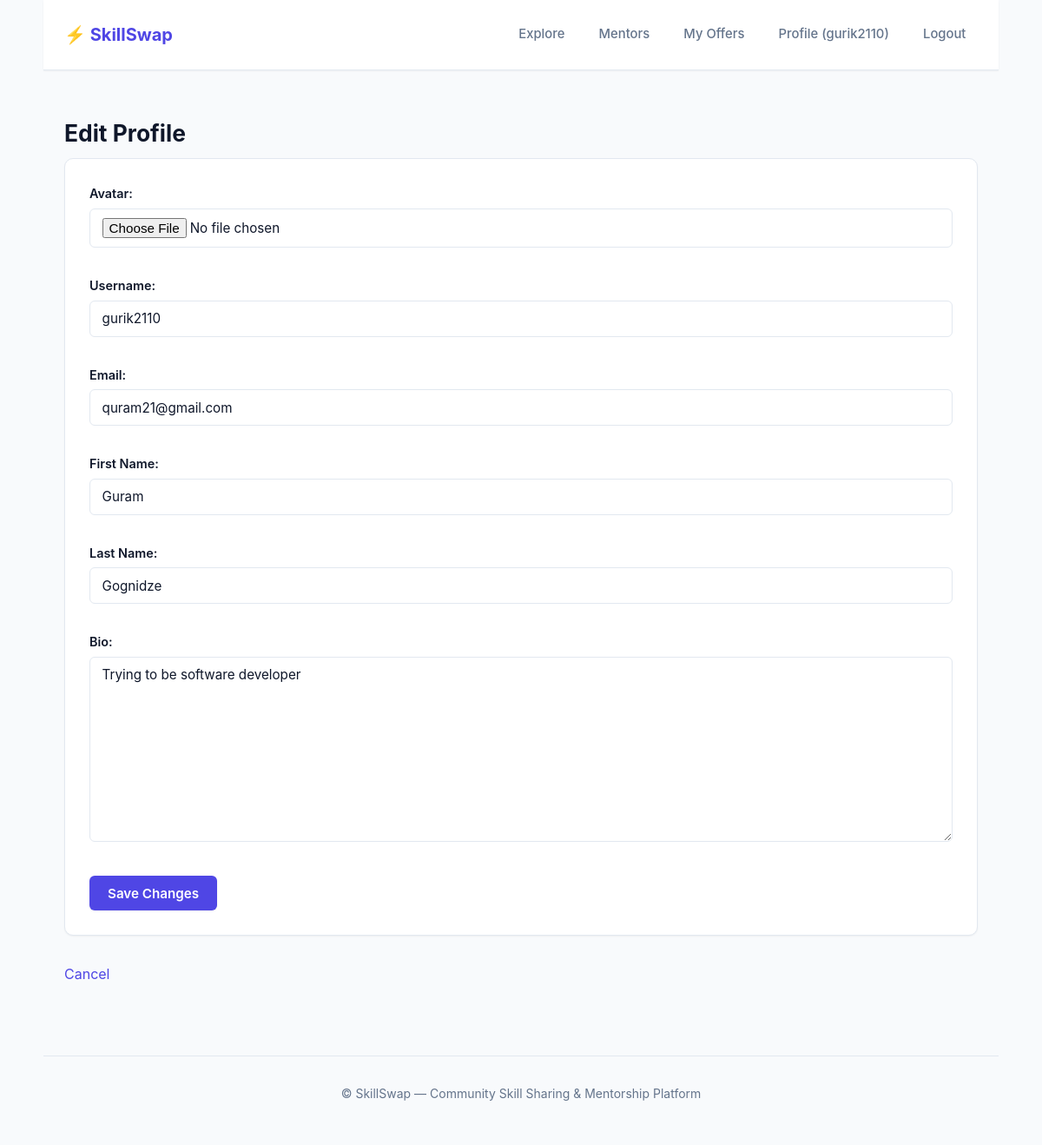
Page /profile/edit/gurik2110/ (signed in) on the committed database.
### users/models.py (models this page shows, shortened)
class User(AbstractUser):
    class Role(models.TextChoices):
        SUPER_ADMIN = 'super_admin', 'Super Admin'
        ADMIN = 'admin', 'Admin'
        USER = 'user', 'User'
    objects = CustomUserManager()
    role = models.CharField(
        max_length=20,
        choices=Role.choices,
        default=Role.USER
    )
    avatar = CloudinaryField(
        "avatar",
        blank=True,
        null=True
    )
    bio = models.TextField(
        "About me",
        blank=True
    )
    is_banned = models.BooleanField(
        "Banned",
        default=False
    )
    class Meta:
        verbose_name = "User"
        verbose_name_plural = "Users"
        ordering = ['-date_joined']

### users/views.py (the view)
# urls.py: path('profile/edit/<str:username>/', views.profile_edit_view, name='profile_edit'),
def profile_edit_view(request, username:str):
    if request.method == 'POST':
        form = ProfileEditForm(request.POST, request.FILES, user=request.user)
        if form.is_valid():
            user = request.user
            user.username = form.cleaned_data['username']
            user.email = form.cleaned_data['email']
            user.first_name = form.cleaned_data['first_name']
            user.last_name = form.cleaned_data['last_name']
            user.bio = form.cleaned_data['bio']
            avatar = form.cleaned_data.get('avatar')
            if avatar:
                user.avatar = avatar
            user.save()
            return redirect('profile')
    else:
        form = ProfileEditForm(
            initial={
                'username': request.user.username,
                'email': request.user.email,
                'first_name': request.user.first_name,
                'last_name': request.user.last_name,
                'bio': request.user.bio,
            },
            user=request.user
        )
    return render(request, 'users/profile_edit.html', {'form': form})

### users/templates/users/profile_edit.html (shortened to what this page needs)
{% extends 'base.html' %}
{% block content %}
<h2>Edit Profile</h2>
<form method="post" enctype="multipart/form-data">
    {{ form.as_p }}
    <button type="submit">Save Changes</button>
</form>
<p><a href="{% url 'profile' %}">Cancel</a></p>
{% endblock %}

### templates/base.html (shortened to what this page needs)
{% load static %}
<!DOCTYPE html>
<html lang="en">
<head>
    <link rel="stylesheet" href="{% static 'css/style.css' %}">
</head>
<body>
    <header>
        <nav>
            <strong><a href="{% url 'explore' %}" class="logo">⚡ SkillSwap</a></strong>
            <ul>
                <li><a href="{% url 'explore' %}">Explore</a></li>
                <li><a href="{% url 'mentors' %}">Mentors</a></li>
                {% if user.is_authenticated %}
                    <li><a href="{% url 'my_offers' %}">My Offers</a></li>
                    <li><a href="{% url 'profile' %}">Profile ({{ user.username }})</a></li>
                    <li><a href="{% url 'logout' %}">Logout</a></li>
                {% else %}
                    <li><a href="{% url 'login' %}">Login</a></li>
                    <li><a href="{% url 'register' %}" class="button" style="padding: 0.35rem 0.85rem; font-size: 0.875rem;">Register</a></li>
                {% endif %}
            </ul>
        </nav>
    </header>
    <main>
        {% block content %}
        {% endblock %}
    </main>
    <footer>
        <p>&copy; SkillSwap — Community Skill Sharing & Mentorship Platform</p>
    </footer>
</body>
</html>

### static/css/style.css (style rules this page uses)
:root { --font-family: -apple-system, BlinkMacSystemFont, "Segoe UI", Roboto, "Helvetica Neue", Arial, sans-serif; --bg: #f8fafc; --surface: #ffffff; --surface-alt: #f1f5f9; --border: #e2e8f0; --border-focus: #6366f1; --text: #0f172a; --text-muted: #64748b; --text-inverse: #ffffff; --primary: #4f46e5; --primary-hover: #4338ca; --primary-light: #e0e7ff; --primary-text: #3730a3; --success: #10b981; --success-light: #d1fae5; --success-text: #065f46; --warning: #f59e0b; --warning-light: #fef3c7; --warning-text: #92400e; --danger: #ef4444; --danger-light: #fee2e2; --danger-text: #991b1b; --radius-sm: 6px; --radius-md: 10px; --radius-lg: 16px; --radius-full: 9999px; --shadow-sm: 0 1px 2px 0 rgb(0 0 0 / 0.05); --shadow-md: 0 4px 6px -1px rgb(0 0 0 / 0.08), 0 2px 4px -2px rgb(0 0 0 / 0.06); --shadow-lg: 0 10px 15px -3px rgb(0 0 0 / 0.08), 0 4px 6px -4px rgb(0 0 0 / 0.04); --max-width: 1100px; }
*, *::before, *::after { box-sizing: border-box; }
html { font-size: 16px; scroll-behavior: smooth; }
body { margin: 0; padding: 0; font-family: var(--font-family); background-color: var(--bg); color: var(--text); line-height: 1.6; -webkit-font-smoothing: antialiased; }
body > header, body > main, body > footer { width: 100%; max-width: var(--max-width); margin-left: auto; margin-right: auto; padding-left: 1.5rem; padding-right: 1.5rem; }
header { padding-top: 1.25rem; padding-bottom: 1.25rem; border-bottom: 1px solid var(--border); background-color: var(--surface); position: sticky; top: 0; z-index: 50; box-shadow: var(--shadow-sm); }
nav { display: flex; align-items: center; justify-content: space-between; flex-wrap: wrap; gap: 1rem; }
nav ul { display: flex; align-items: center; list-style: none; margin: 0; padding: 0; gap: 0.75rem; flex-wrap: wrap; }
nav a { display: inline-flex; align-items: center; padding: 0.5rem 0.85rem; font-size: 0.925rem; font-weight: 500; color: var(--text-muted); text-decoration: none; border-radius: var(--radius-sm); transition: all 0.15s ease-in-out; }
nav strong a, nav a.logo { font-size: 1.25rem; font-weight: 700; color: var(--primary); padding: 0.25rem 0; background: transparent !important; }
main { padding-top: 2rem; padding-bottom: 4rem; min-height: calc(100vh - 180px); }
h1, h2, h3, h4, h5, h6 { color: var(--text); font-weight: 700; line-height: 1.25; margin-top: 1.5rem; margin-bottom: 0.75rem; }
h2 { font-size: 1.65rem; }
p { margin-top: 0; margin-bottom: 1rem; }
a { color: var(--primary); text-decoration: none; transition: color 0.15s ease-in-out; }
button, input[type="button"], input[type="submit"], input[type="reset"], a.button { display: inline-flex; align-items: center; justify-content: center; gap: 0.5rem; padding: 0.6rem 1.25rem; font-size: 0.95rem; font-weight: 600; font-family: inherit; color: var(--text-inverse); background-color: var(--primary); border: 1px solid transparent; border-radius: var(--radius-sm); cursor: pointer; text-decoration: none !important; transition: all 0.15s ease; box-shadow: var(--shadow-sm); }
form { background: var(--surface); border: 1px solid var(--border); border-radius: var(--radius-md); padding: 1.75rem; box-shadow: var(--shadow-sm); margin-bottom: 2rem; }
label { display: block; font-weight: 600; font-size: 0.9rem; margin-bottom: 0.35rem; color: var(--text); }
input[type="text"], input[type="email"], input[type="password"], input[type="number"], input[type="search"], input[type="file"], select, textarea { width: 100%; padding: 0.65rem 0.85rem; font-size: 0.95rem; font-family: inherit; color: var(--text); background-color: var(--surface); border: 1px solid var(--border); border-radius: var(--radius-sm); margin-bottom: 1rem; transition: border-color 0.15s, box-shadow 0.15s; }
textarea { min-height: 120px; resize: vertical; }
footer { padding-top: 2rem; padding-bottom: 2rem; border-top: 1px solid var(--border); color: var(--text-muted); font-size: 0.875rem; text-align: center; }

### rows in the picture
User: username "gurik2110", email "quram21@gmail.com", first_name "Guram", last_name "Gognidze", bio "Trying to be software developer"
